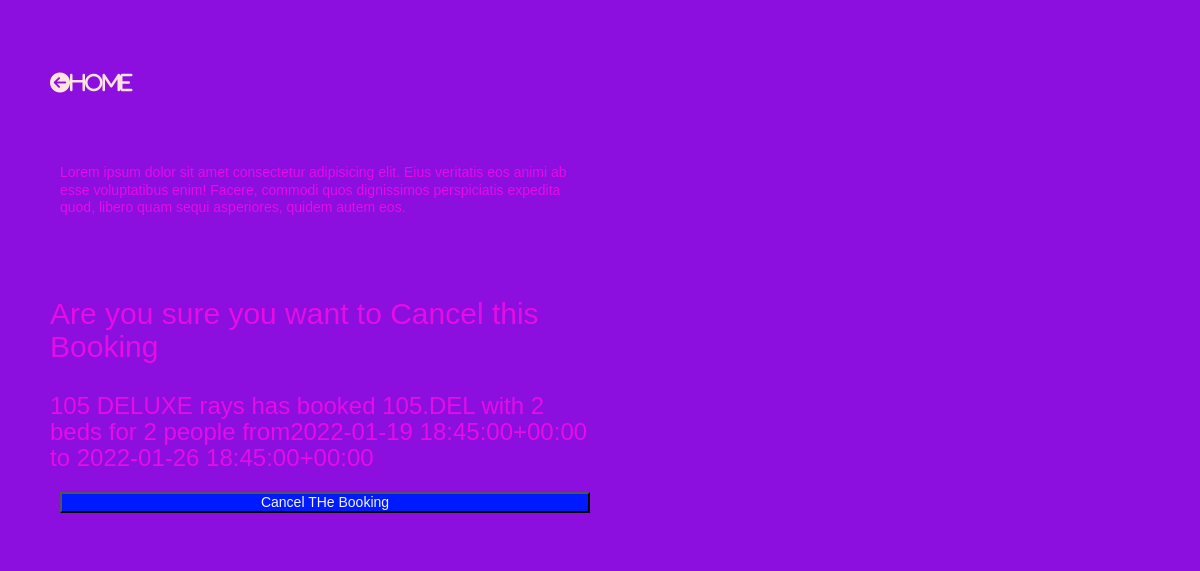
Page /booking/cancel/7 on the committed database.
### hotelapp/models.py (models this page shows, shortened)
class Booking(models.Model):
    user=models.ForeignKey(settings.AUTH_USER_MODEL, on_delete=models.CASCADE)
    room=models.ForeignKey(Room, on_delete=models.CASCADE)
    check_in=models.DateTimeField()
    check_out=models.DateTimeField()
    def __str__(self):
        return f'{self.user} has booked {self.room} from{self.check_in} to {self.check_out}'
    def get_room_category(self):
        room_categories = dict(self.room.room_categories)
        room_category = room_categories.get(self.room.category)
        return room_category

class Room(models.Model):
    room_categories= [
        ('YAC','AC'),
        ('NAC','NON-AC'),
        ('DEL','DELUXE'),
        ('KIN','KING'),
        ('QUE','QUEEN')
    ]
    number=models.IntegerField()
    category=models.CharField(max_length=30, choices=room_categories)
    beds=models.IntegerField()
    capacity=models.IntegerField()
    def __str__(self):
        return f'{self.number}.{self.category} with {self.beds} beds for  {self.capacity} people'

### hotelapp/views.py (the view)
# urls.py: path('booking/cancel/<pk>',  cancelBookingview.as_view(), name='cancelBookingview'),
class cancelBookingview(DeleteView):
    model = Booking
    template_name = "booking_cancel_view.html"
    success_url = reverse_lazy('hotelapp:BookingListView')

### templates/booking_cancel_view.html (shortened to what this page needs)
<!DOCTYPE html>
{% extends 'hotelapp/base.html' %}
{% block body_block %}
{% load static %}
<head>
<link rel="stylesheet" href="{% static "css/room_detail.css" %}">
</head>
<body>
    <div class="content">
        <div class="room"><br><br><br>
            <div class="home">
                 <a href="/booking_list"><i class="fa fa-arrow-circle-left">Home</i></a>
            </div>
            <div class="room-info">
                <p>Lorem ipsum dolor sit amet consectetur adipisicing elit. Eius veritatis eos animi ab esse voluptatibus enim! Facere, commodi quos dignissimos perspiciatis expedita quod, libero quam sequi asperiores, quidem autem eos.</p>
            </div>
            <form id="booking-form" action="" method="POST">
                <h2>Are you sure you want to Cancel this Booking</h2>
                <h3>{{booking.room.number}} {{booking.get_room_category}} {{booking}}</h3>
               <div class="input-div">
                   <button type="submit">Cancel THe Booking</button>
                </div>
            </form>
        </div>
    </div>
</body>
{% endblock %}

### static/css/room_detail.css (style rules this page uses)
* { padding: 0; margin : 0; box-sizing: border-box; }
body { background-color:rgb(140, 15, 223); color:rgb(228, 13, 228); font-family: 'Gill Sans', 'Gill Sans MT', Calibri, 'Trebuchet MS', sans-serif; line-height: 1.25; height: 100vh; }
.content { display: flex; flex-direction: row; flex-wrap: wrap; width: 100%; justify-content: left; }
.room { flex: 0.5; margin: 2rem; display: flex; text-align: left; align-items: start; flex-direction: column; }
.home { flex: 0.2; }
.room-info { flex: 0.4; margin: 5rem 1rem; }
form { display: flex; flex: 0.4 1 auto; flex-direction:column; }
i { color: mistyrose; font-size: 2rem; }
.input-div { flex: 1 auto; margin: 1rem; display: flex; flex-direction: column; justify-content: space-between; }
button { background-color: rgb(0, 26, 255); color: whitesmoke; outline: none; }

### rows in the picture
Booking: room.number "105", get_room_category "DELUXE", user+room+check_in "rays has booked 105.DEL with 2 beds for 2 people from2022-01-19 18:45:00+00:00 to 2022-01-26 18:45:00+00:00"
